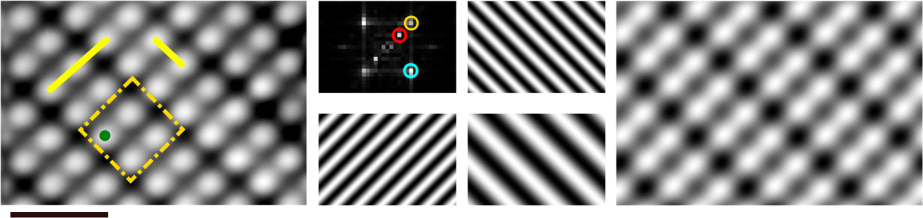
#> input picture figures/raw/Achal2018/pdfimg/p3_1845x436.jpeg, 1845 x 436 px, given in place of p3_x27_2050x1929.jpeg, which was not available (shown at 1/2 size)
$ python make_figures.py
#> lines starting #> are read from the running program, lines starting #| are printed output that depends on the picture
"""Build every figure in figures/final/ from figures/raw/ (crops) and from code (original diagrams).

Run from the repo root:  python3 figures/src/make_figures.py
Original diagrams use ONLY numbers from REFERENCES.md "Key numbers" (or pure geometry / the p^n and
Poisson formulas that the Key numbers themselves quote). Everything is labelled schematic / model.
"""
import os, math
import numpy as np
from PIL import Image
import matplotlib
matplotlib.use("Agg")
import matplotlib.pyplot as plt
from matplotlib.patches import Circle, Rectangle, Polygon, FancyArrowPatch, Ellipse, FancyBboxPatch
from mpl_toolkits.mplot3d.art3d import Poly3DCollection

OUT = "figures/final"; RAW = "figures/raw"
os.makedirs(OUT, exist_ok=True)
plt.rcParams.update({"font.family": ["Liberation Sans", "DejaVu Sans"], "font.size": 11, "axes.edgecolor": "#1F2A36",
                     "text.color": "#1F2A36", "axes.labelcolor": "#1F2A36", "xtick.color": "#1F2A36",
                     "ytick.color": "#1F2A36", "savefig.dpi": 300})
INK, MUTED = "#1F2A36", "#5B6770"
P_C, AS_C = "#D9731A", "#0F9FA0"
SI, CAP, HR, AL, OX = "#8C96A0", "#C9D1D8", "#9CC8E6", "#5E6A75", "#E3DDF0"
SI_ATOM, H_ATOM, TIP = "#A3ACB5", "#9CC8E6", "#D4A93C"

def save(fig, name, transparent=False):
    fig.savefig(f"{OUT}/{name}", bbox_inches="tight", pad_inches=0.04, transparent=transparent, facecolor="white")
    plt.close(fig); print("wrote", name)

# --------------------------------------------------------------------------------------------
# 1. Crops of CC BY published figures (F-figures). Boxes are fractions (x0, y0, x1, y1).
# --------------------------------------------------------------------------------------------
CROPS = [
 ("F1_stock2024_fig1_2x2.png", f"{RAW}/Stock2024/pdfimg/p3_x27_2050x1929.jpeg", (0.0, 0.0, 0.197, 0.475)),
 ("F1_stock2024_fig1_4x4.png", f"{RAW}/Stock2024/pdfimg/p3_x27_2050x1929.jpeg", (0.488, 0.497, 1.0, 1.0)),
 ("F2_stock2024_fig3_ae.png", f"{RAW}/Stock2024/pdfimg/p8_x115_2050x1507.jpeg", (0.0, 0.0, 0.585, 0.33)),
 ("F2_stock2024_fig3_stats.png", f"{RAW}/Stock2024/pdfimg/p8_x115_2050x1507.jpeg", (0.6, 0.627, 1.0, 1.0)),
 ("F3_schofield2025_s41_fig1.png", f"{RAW}/Schofield2025/pdfimg/p48_x409_1319x852.png", (0, 0, 1, 1)),
 ("F4_schofield2025_s22_line.jpg", f"{RAW}/Schofield2025/pdfimg/p13_x109_833x327.jpeg", (0, 0, 1, 1)),
 ("F4_schofield2025_s22_b.jpg", f"{RAW}/Schofield2025/pdfimg/p13_x110_580x413.jpeg", (0, 0, 1, 1)),
 ("F4_schofield2025_s22_c.jpg", f"{RAW}/Schofield2025/pdfimg/p13_x111_580x413.jpeg", (0, 0, 1, 1)),
 ("F5_schofield2025_s32_fig1.png", f"{RAW}/Schofield2025/pdfimg/p32_x199_1529x1617.png", (0, 0, 1, 1)),
 ("F6_schofield2025_s53_fig1_sem.jpg", f"{RAW}/Schofield2025/pdfimg/p81_x555_840x544.jpeg", (0, 0, 1, 1)),
 ("F6_schofield2025_s53_fig2_flow.png", f"{RAW}/Schofield2025/pdfimg/p81_x556_947x1185.png", (0, 0, 1, 1)),
 ("F7_schofield2025_s24_fig2.jpg", f"{RAW}/Schofield2025/pdfimg/p21_x148_500x695.jpeg", (0, 0, 1, 1)),
 ("F8_constantinou2024_fig5.png", f"{RAW}/Constantinou2024/page9_300dpi.png", (0.148, 0.058, 0.872, 0.402)),
 ("F9_constantinou2023_fig2.jpg", f"{RAW}/Constantinou2023/pdfimg/p4_x9_2050x945.jpeg", (0, 0, 1, 1)),
 ("F10_danna2023_fig1.jpg", f"{RAW}/DAnna2023/pdfimg/p2_x45_1501x535.jpeg", (0, 0, 1, 1)),
 ("F10_danna2023_fig2_maps.jpg", f"{RAW}/DAnna2023/pdfimg/p3_x68_1501x1140.jpeg", (0, 0, 1, 0.575)),
 ("F11_stock2020_fig3_ad.png", f"{RAW}/Stock2020/pdfimg/p6_x696_921x1754.png", (0, 0, 1, 0.555)),
 ("F11_stock2020_fig4_sims.png", f"{RAW}/Stock2020/pdfimg/p7_x699_1950x1373.png", (0.0, 0.30, 0.53, 1.0)),
 ("F11_stock2020_fig4_transport.png", f"{RAW}/Stock2020/pdfimg/p7_x699_1950x1373.png", (0.53, 0.30, 1.0, 1.0)),
 ("F12_hofmann2023_fig1a.jpg", f"{RAW}/Hofmann2023/pdfimg/p2_x3_1498x880.jpeg", (0.0, 0.0, 0.345, 0.42)),
 ("F12b_lundgren2023_fig1.jpg", f"{RAW}/Lundgren2023/jp3c03916_0002.jpg", (0, 0, 1, 1)),
 ("F13_thorvaldson2025_fig1a.png", f"{RAW}/Thorvaldson2025/page2_300dpi.png", (0.06, 0.065, 0.30, 0.345)),
 ("F13_thorvaldson2025_fig4b.png", f"{RAW}/Thorvaldson2025/page5_300dpi.png", (0.19, 0.205, 0.52, 0.395)),
 ("F14_edlbauer2025_fig1ab.png", f"{RAW}/Edlbauer2025/page2_300dpi.png", (0.06, 0.055, 0.63, 0.298)),
 ("F15_wang2022_fig1.jpg", f"{RAW}/Wang2022/41467_2022_34220_Fig1_HTML.jpg", (0, 0, 1, 1)),
 ("F18_kiczynski2022_fig2a.png", f"{RAW}/Kiczynski2022/p4_940x833.png", (0, 0, 1, 1)),
 ("F19_achal2018_fig1a.jpg", f"{RAW}/Achal2018/pdfimg/p3_1845x436.jpeg", (0.0, 0.0, 0.333, 1.0)),
 ("F19_achal2018_fig2ab.png", f"{RAW}/Achal2018/pdfimg/p4_975x1526.png", (0.0, 0.0, 1.0, 0.315)),
 ("F20_siegl2025_fig1f.png", f"{RAW}/Siegl2025/pdfimg/p2_903x1357.png", (0.535, 0.53, 0.845, 0.69)),
 ("F20_siegl2025_fig1h.png", f"{RAW}/Siegl2025/pdfimg/p2_903x1357.png", (0.645, 0.715, 1.0, 0.95)),
 ("F21_leeuwenhoek2020_fig1ab.jpg", f"{RAW}/Leeuwenhoek2020/41378_2020_209_Fig1_HTML.jpg", (0.0, 0.0, 1.0, 0.33)),
 ("F22_reiner2024_fig1cd.jpg", f"{RAW}/Reiner2024/41565_2023_1596_Fig1_HTML.jpg", (0.468, 0.0, 1.0, 1.0)),
 ("F23_constantinou2024_fig1stm.png", f"{RAW}/Constantinou2024/pdfimg/p2_x69_1652x943.png", (0.352, 0.52, 1.0, 1.0)),
 ("F24_thorvaldson2025_fig1bc.png", f"{RAW}/Thorvaldson2025/page2_300dpi.png", (0.279, 0.056, 0.655, 0.232)),
 ("F24_thorvaldson2025_fig2bd.png", f"{RAW}/Thorvaldson2025/page3_300dpi.png", (0.05, 0.186, 0.93, 0.425)),
 ("F24_thorvaldson2025_fig3b.png", f"{RAW}/Thorvaldson2025/page4_300dpi.png", (0.04, 0.153, 0.48, 0.392)),
 ("F24_thorvaldson2025_fig4a.png", f"{RAW}/Thorvaldson2025/page5_300dpi.png", (0.06, 0.062, 0.93, 0.205)),
 ("F25_kiczynski2022_fig1.jpg", f"{RAW}/Kiczynski2022/41586_2022_4706_Fig1_HTML.jpg", (0, 0, 1, 1)),
 ("F26_cowie2024_fig3rts.jpg", f"{RAW}/Cowie2024/pnas.2404456121fig03.jpg", (0.0, 0.0, 0.418, 0.62)),
 ("F17_tseng2023_fig7.jpg", f"{RAW}/Tseng2023/pdfimg/p8_x32_1650x1005.jpeg", (0, 0, 1, 1)),
]

def do_crops():
    for name, src, (x0, y0, x1, y1) in CROPS:
        im = Image.open(src); im = im.convert("RGB"); W, H = im.size
#> in do_crops, im is the input picture: PIL image 1845x436 RGB; mean R, G, B 138.4, 138.2, 136.2
#> after `W, H = im.size`: W = 1845; H = 436
        c = im.crop((int(x0 * W), int(y0 * H), int(x1 * W), int(y1 * H)))
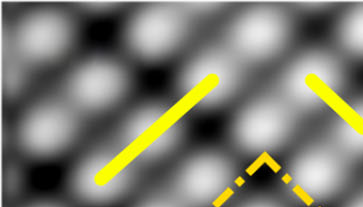
#> c: PIL image 363x207 RGB; mean R, G, B 125.5, 125.2, 112.3
        c.convert("RGB").save(f"{OUT}/{name}", quality=95); print("crop", name, c.size)
#| crop F1_stock2024_fig1_2x2.png (363, 207)
#> pass 3 of the loop in do_crops, `for name, src, (x0, y0, x1, y1) in CROPS:`:
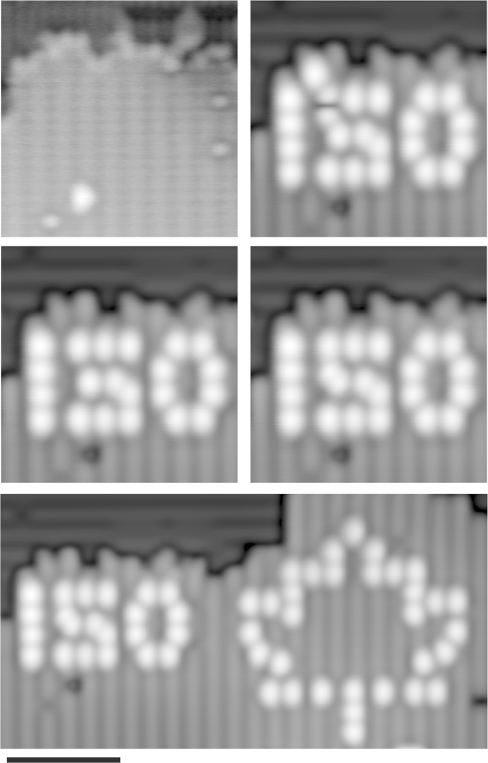
#> input picture figures/raw/Achal2018/pdfimg/p4_975x1526.png, 975 x 1526 px, given in place of p8_x115_2050x1507.jpeg, which was not available (shown at 1/2 size)
#> in do_crops, im is the input picture: PIL image 975x1526 RGB; min 0, max 255, mean 158
#> in do_crops, `c = im.crop((int(x0 * W), int(y0 * H), int(x1 * W), int(y1 * H)))`:
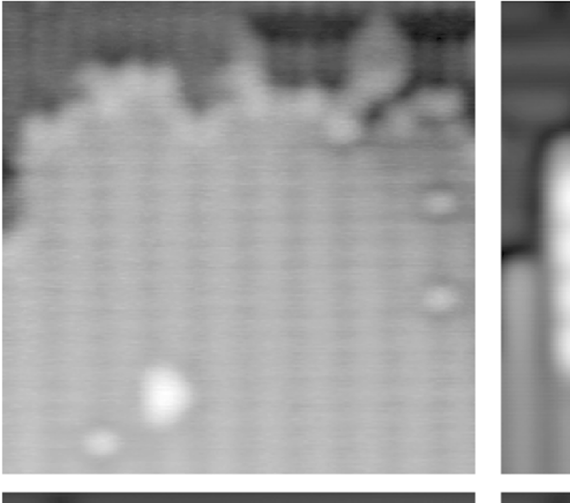
#> c: PIL image 570x503 RGB; min 2, max 255, mean 161
#| crop F2_stock2024_fig3_ae.png (570, 503)
#> the loop made 6 passes; the first 3 are shown

# --------------------------------------------------------------------------------------------
# 2. Tiny ball renderer (orthographic, painter's algorithm, radial shading) for 3D atom scenes
# --------------------------------------------------------------------------------------------
def _mix(c, w, t):
    c = np.array(matplotlib.colors.to_rgb(c)); w = np.array(matplotlib.colors.to_rgb(w)); return tuple(c + (w - c) * t)

class Scene:
    def __init__(self, az=-38, el=34):
        self.az, self.el = math.radians(az), math.radians(el); self.balls = []; self.extra = []
    # [4 lines left out: function proj, not called in this run]
    def ball(self, x, y, z, r, color, ec=None):
        self.balls.append((x, y, z, r, color, ec))
    # [13 lines left out: function draw, not called in this run]
    def bond(self, ax, a, b, color="#7D868F", lw=2.0, z=5):
        (u1, w1, _), (u2, w2, _) = self.proj(*a), self.proj(*b)
        ax.plot([u1, u2], [w1, w2], color=color, lw=lw, zorder=z, solid_capstyle="round")

A = 3.84  # Si(001) surface lattice constant used only for drawing geometry
# [660 lines left out: functions si001, surface_scene, xsec, kane, levels, overgrowth and 19 more, not called in this run]

def mini_icons():
    for st in ("prep", "litho", "dose", "incorp", "cap", "contact"):
        xsec(st, f"icon_{st}.png", w=1.6, h=0.9, mini=True)

if __name__ == "__main__":
    import sys
    if len(sys.argv) > 1:
        for fn in sys.argv[1:]: globals()[fn]()
        raise SystemExit
#> (the run stopped early here; a loop or call above may not have finished)
